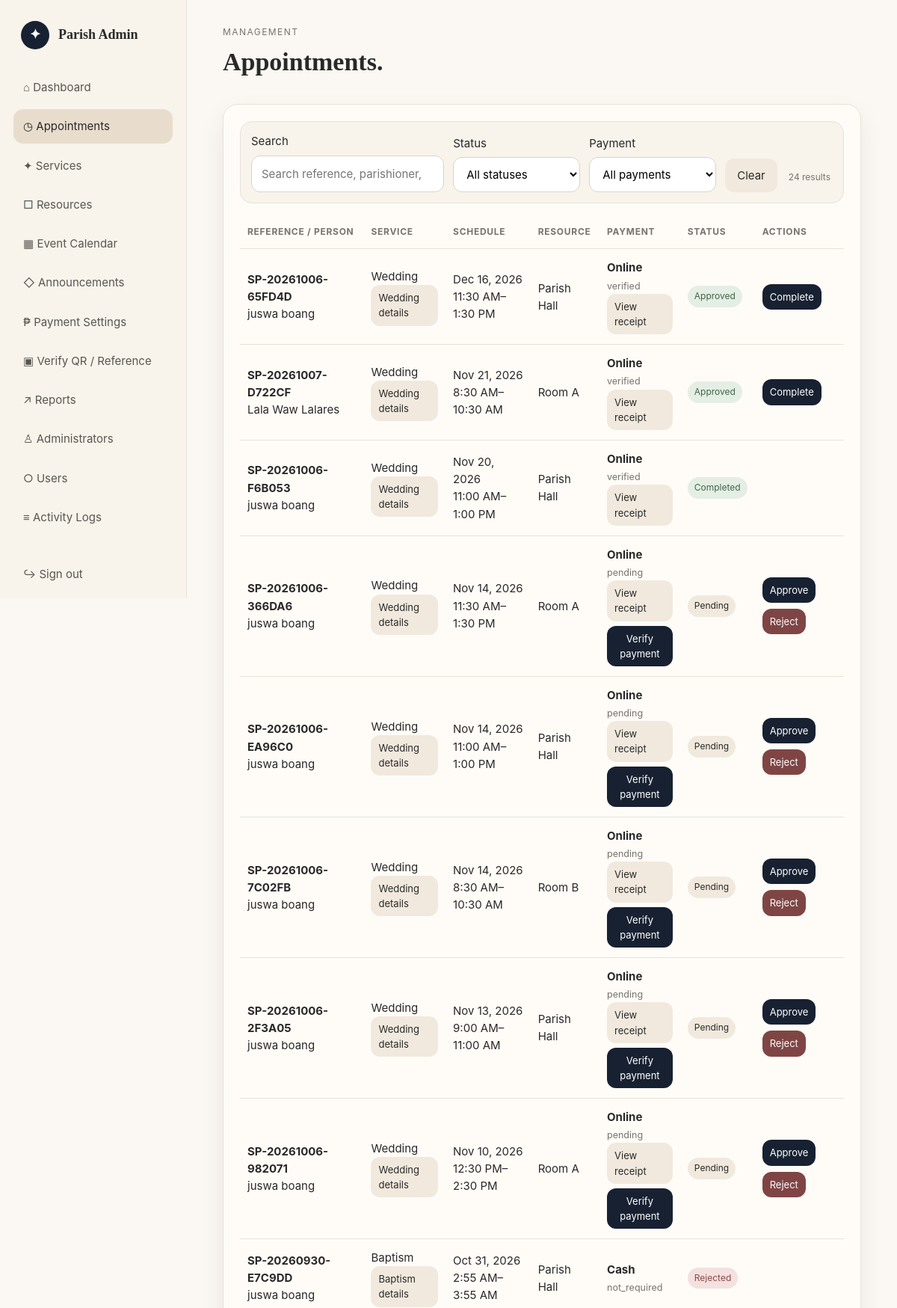
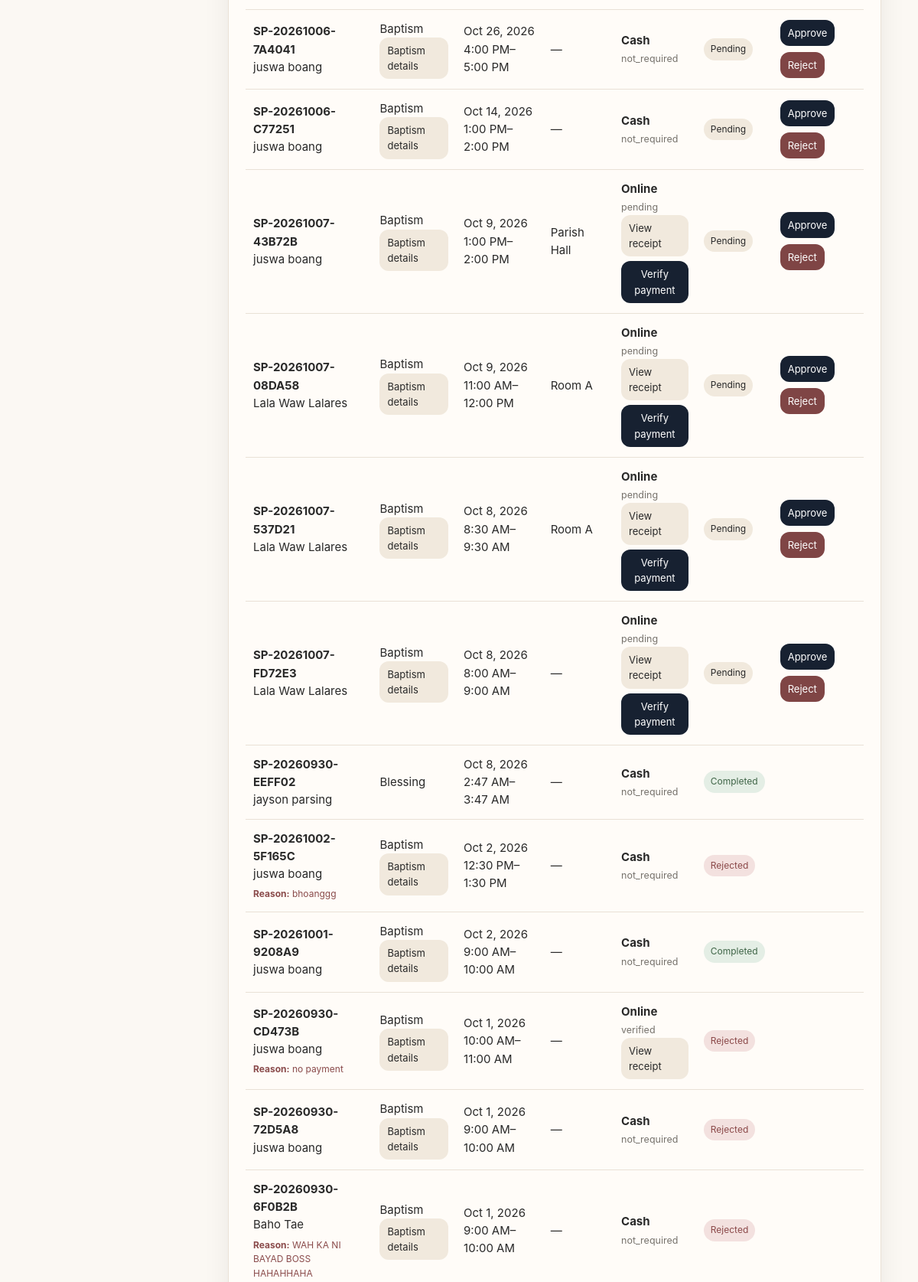
The page /admin/appointments.php (signed in, upper part) on the database its author committed (2 pictures, top to bottom).
### tables this page shows
CREATE TABLE `appointments` (
  `id` bigint(20) UNSIGNED NOT NULL,
  `reference_no` varchar(30) NOT NULL,
  `user_id` int(10) UNSIGNED NOT NULL,
  `service_id` int(10) UNSIGNED NOT NULL,
  `resource_id` int(10) UNSIGNED DEFAULT NULL,
  `appointment_date` date NOT NULL,
  `start_time` time NOT NULL,
  `end_time` time NOT NULL,
  `notes` text DEFAULT NULL,
  `status` enum('pending','approved','rejected','completed','cancelled') NOT NULL DEFAULT 'pending',
  `admin_note` text DEFAULT NULL,
  `payment_method` enum('cash','online') NOT NULL DEFAULT 'cash',
  `receipt_path` varchar(255) DEFAULT NULL,
  `payment_status` enum('not_required','pending','verified','rejected') NOT NULL DEFAULT 'not_required',
  `payment_verified_at` datetime DEFAULT NULL,
  `payment_verified_by` int(10) UNSIGNED DEFAULT NULL,
  `qr_confirmed_at` datetime DEFAULT NULL,
  `qr_confirmed_by` int(10) UNSIGNED DEFAULT NULL,
  `created_at` timestamp NOT NULL DEFAULT current_timestamp(),
  `updated_at` timestamp NOT NULL DEFAULT current_timestamp() ON UPDATE current_timestamp()
);

CREATE TABLE `users` (
  `id` int(10) UNSIGNED NOT NULL,
  `first_name` varchar(80) DEFAULT NULL,
  `middle_name` varchar(80) DEFAULT NULL,
  `last_name` varchar(80) DEFAULT NULL,
  `full_name` varchar(150) NOT NULL,
  `email` varchar(190) NOT NULL,
  `contact_number` varchar(30) NOT NULL,
  `province_code` varchar(20) DEFAULT NULL,
  `province` varchar(120) DEFAULT NULL,
  `city_municipality_code` varchar(20) DEFAULT NULL,
  `city_municipality` varchar(160) DEFAULT NULL,
  `barangay_code` varchar(20) DEFAULT NULL,
  `barangay` varchar(160) DEFAULT NULL,
  `street_purok` varchar(255) DEFAULT NULL,
  `address` varchar(500) NOT NULL,
  `birthday` date NOT NULL,
  `gender` enum('Male','Female','Other') NOT NULL,
  `password` varchar(255) NOT NULL,
  `profile_image` varchar(255) DEFAULT NULL,
  `role` enum('parishioner','admin') NOT NULL DEFAULT 'parishioner',
  `status` enum('active','inactive') NOT NULL DEFAULT 'active',
  `created_at` timestamp NOT NULL DEFAULT current_timestamp(),
  `updated_at` timestamp NOT NULL DEFAULT current_timestamp() ON UPDATE current_timestamp()
);

CREATE TABLE `services` (
  `id` int(10) UNSIGNED NOT NULL,
  `name` varchar(120) NOT NULL,
  `description` text DEFAULT NULL,
  `duration_minutes` smallint(5) UNSIGNED NOT NULL DEFAULT 60,
  `fee` decimal(10,2) NOT NULL DEFAULT 0.00,
  `image` varchar(255) DEFAULT NULL,
  `status` enum('active','inactive') NOT NULL DEFAULT 'active',
  `created_at` timestamp NOT NULL DEFAULT current_timestamp()
);

CREATE TABLE `resources` (
  `id` int(10) UNSIGNED NOT NULL,
  `name` varchar(120) NOT NULL,
  `description` text DEFAULT NULL,
  `capacity` int(10) UNSIGNED DEFAULT NULL,
  `status` enum('available','unavailable') DEFAULT 'available',
  `created_at` timestamp NOT NULL DEFAULT current_timestamp()
);

### config/helpers.php (called while the page is built, shortened)
<?php
function e(?string $v): string { return htmlspecialchars($v ?? '', ENT_QUOTES, 'UTF-8'); }

### admin/appointments.php (the view, shortened to what this page needs)
<?php
require '../config/db.php';
$sql = "SELECT a.*,s.name service_name,r.name resource_name,u.full_name person,u.email FROM appointments a JOIN services s ON s.id=a.service_id JOIN users u ON u.id=a.user_id LEFT JOIN resources r ON r.id=a.resource_id WHERE 1";
$params = [];
$sql .= ' ORDER BY a.appointment_date DESC,a.start_time DESC';
$s = $pdo->prepare($sql);
$s->execute($params);
$rows = $s->fetchAll();
?>
<!doctype html>
<html><head><meta charset="utf-8"><meta name="viewport" content="width=device-width,initial-scale=1"><title>Appointments</title><link rel="stylesheet" href="../assets/css/style.css">
</style></head><body><div class="shell"><?php include 'includes/sidebar.php'?><main class="main"><header class="topbar"><div><button class="btn light mobile-toggle" data-nav-toggle>☰</button><div class="eyebrow">Management</div><h1>Appointments.</h1></div></header>
<section class="card table-wrap" data-live-scope><div class="live-filter-bar"><label class="field live-search-field">Search<input class="search" type="search" data-live-search placeholder="Search reference, parishioner, service, resource..."></label><label class="field">Status<select data-live-filter="status"><option value="">All statuses</option><?php foreach(['pending','approved','rejected','completed','cancelled'] as $x):?><option value="<?=$x?>"><?=ucfirst($x)?></option><?php endforeach?></select></label><label class="field">Payment<select data-live-filter="payment"><option value="">All payments</option><option value="cash">Cash</option><option value="online">Online</option></select></label><button type="button" class="btn light" data-live-clear>Clear</button><span class="live-filter-meta" data-live-count></span></div><table class="table"><thead><tr><th>Reference / Person</th><th>Service</th><th>Schedule</th><th>Resource</th><th>Payment</th><th>Status</th><th>Actions</th></tr></thead><tbody data-live-list><tr data-live-empty class="live-empty" hidden><td colspan="7">No appointments match your search or filters.</td></tr>
<?php foreach($rows as $a):?><tr data-live-item data-status="<?=e(strtolower($a['status']))?>" data-payment="<?=e(strtolower($a['payment_method']??'cash'))?>" data-search="<?=e(strtolower($a['reference_no'].' '.$a['person'].' '.$a['email'].' '.$a['service_name'].' '.($a['resource_name']??'').' '.$a['appointment_date']))?>"><td><b><?=e($a['reference_no'])?></b><br><?=e($a['person'])?><?php if($a['status']==='rejected' && $a['admin_note']):?><div class="reason-preview"><b>Reason:</b> <?=e($a['admin_note'])?></div><?php endif?></td><td><?=e($a['service_name'])?><?php if(strcasecmp($a['service_name'],'Wedding')===0):?><br><a class="btn light small" href="wedding-details.php?id=<?=$a['id']?>">Wedding details</a><?php endif?><?php if(strcasecmp($a['service_name'],'Baptism')===0):?><br><a class="btn light small" href="baptism-details.php?id=<?=$a['id']?>">Baptism details</a><?php endif?></td><td><?=date('M j, Y',strtotime($a['appointment_date']))?><br><?=date('g:i A',strtotime($a['start_time']))?>–<?=date('g:i A',strtotime($a['end_time']))?></td><td><?=e($a['resource_name']??'—')?></td><td><b><?=ucfirst(e($a['payment_method']??'cash'))?></b><br><small class="muted"><?=e($a['payment_status']??'not_required')?></small><?php if(!empty($a['receipt_path'])):?><br><a class="btn light small" target="_blank" href="receipt.php?id=<?=$a['id']?>">View receipt</a><?php endif?><?php if(($a['payment_method']??'')==='online'&&($a['payment_status']??'')==='pending'):?><form method="post" style="margin-top:6px"><?=csrf_field()?><input type="hidden" name="id" value="<?=$a['id']?>"><button class="btn small" name="action" value="verify_payment">Verify payment</button></form><?php endif?></td><td><span class="badge <?=e($a['status'])?>"><?=e($a['status'])?></span></td><td>
<?php if($a['status']==='pending'):?><form method="post" class="actions"><?=csrf_field()?><input type="hidden" name="id" value="<?=$a['id']?>"><button class="btn small" name="action" value="approve">Approve</button><button type="button" class="btn danger small reject-open" data-id="<?=$a['id']?>" data-ref="<?=e($a['reference_no'])?>" data-person="<?=e($a['person'])?>">Reject</button></form><?php elseif($a['status']==='approved'):?><form method="post" class="actions"><?=csrf_field()?><input type="hidden" name="id" value="<?=$a['id']?>"><button class="btn small" name="action" value="complete">Complete</button></form><?php endif?>
</td></tr><?php endforeach?></tbody></table></section></main></div>
</body></html>

### assets/css/style.css (style rules this page uses)
:root { --bg:#fbf8f3;--card:#fffdf9;--sand:#f1e9dd;--sand2:#e8ddcc;--ink:#292929;--muted:#77736d;--navy:#172131;--line:#e9e1d6;--green:#56745d;--red:#9a5555;--shadow:0 14px 35px rgba(35,29,20,.07);--r:20px }
* { box-sizing:border-box }
body { margin:0;background:var(--bg);color:var(--ink);font:15px/1.55 Inter,ui-sans-serif,system-ui,-apple-system,"Segoe UI",sans-serif }
a { color:inherit;text-decoration:none }
button,input,select,textarea { font:inherit }
.serif,h1,h2 { font-family:Georgia,"Times New Roman",serif }
.shell { display:grid;grid-template-columns:250px 1fr;min-height:100vh }
.main { padding:34px 4vw 60px;min-width:0 }
.topbar { display:flex;justify-content:space-between;align-items:center;gap:20px;margin-bottom:30px }
.eyebrow { font-size:12px;text-transform:uppercase;letter-spacing:.12em;color:var(--muted) }
h1 { font-size:34px;margin:4px 0 0 }
.card { background:rgba(255,253,249,.9);border:1px solid var(--line);border-radius:var(--r);padding:22px;box-shadow:var(--shadow) }
.muted { color:var(--muted) }
.btn { display:inline-flex;align-items:center;justify-content:center;border:0;border-radius:12px;padding:11px 16px;background:var(--navy);color:#fff;cursor:pointer }
.btn.light { background:var(--sand);color:var(--ink) }
.btn.danger { background:#7f4545 }
.btn.small { padding:7px 10px;font-size:13px }
.actions { display:flex;gap:8px;flex-wrap:wrap }
.field { display:grid;gap:7px }
.field input,.field select,.field textarea,.search { width:100%;padding:12px 13px;border:1px solid #ddd3c5;background:#fff;border-radius:12px;outline:none }
.table-wrap { overflow:auto }
.table { width:100%;border-collapse:collapse;min-width:760px }
.table th,.table td { text-align:left;padding:13px 10px;border-bottom:1px solid var(--line);vertical-align:middle }
.table th { font-size:12px;text-transform:uppercase;letter-spacing:.06em;color:var(--muted) }
.badge { display:inline-block;padding:5px 9px;border-radius:999px;background:var(--sand);font-size:12px;text-transform:capitalize }
.badge.approved,.badge.completed { background:#e4eee5;color:#3f6547 }
.badge.rejected,.badge.cancelled { background:#f3e1df;color:#8a4848 }
.live-filter-bar { display:flex;align-items:end;gap:12px;flex-wrap:wrap;margin-bottom:16px;padding:14px;background:#f8f3eb;border:1px solid var(--line);border-radius:16px }
.live-filter-bar .field { min-width:170px;flex:1 }
.live-filter-bar .live-search-field { flex:2;min-width:240px }
.live-filter-meta { font-size:12px;color:var(--muted);padding:0 3px 10px;white-space:nowrap }

### admin/appointments.php (style rules this page uses)
.reason-preview { max-width:260px;margin-top:6px;font-size:12px;color:#8a4b4b }

### rows shown on the page
appointments: reference_no "SP-20261006-65FD4D", user.full_name "juswa boang", service.name "Wedding", appointment_date "Dec 16, 2026", start_time "11:30 AM", end_time "1:30 PM", resource.name "Parish Hall", payment_method "Online", payment_status "verified", status "Approved"
appointments: reference_no "SP-20261007-D722CF", user.full_name "Lala Waw Lalares", service.name "Wedding", appointment_date "Nov 21, 2026", start_time "8:30 AM", end_time "10:30 AM", resource.name "Room A", payment_method "Online", payment_status "verified", status "Approved"
appointments: reference_no "SP-20261006-F6B053", user.full_name "juswa boang", service.name "Wedding", appointment_date "Nov 20, 2026", start_time "11:00 AM", end_time "1:00 PM", resource.name "Parish Hall", payment_method "Online", payment_status "verified", status "Completed"
appointments: reference_no "SP-20261006-366DA6", user.full_name "juswa boang", service.name "Wedding", appointment_date "Nov 14, 2026", start_time "11:30 AM", end_time "1:30 PM", resource.name "Room A", payment_method "Online", payment_status "pending", status "Pending"
appointments: reference_no "SP-20261006-EA96C0", user.full_name "juswa boang", service.name "Wedding", appointment_date "Nov 14, 2026", start_time "11:00 AM", end_time "1:00 PM", resource.name "Parish Hall", payment_method "Online", payment_status "pending", status "Pending"
appointments: reference_no "SP-20261006-7C02FB", user.full_name "juswa boang", service.name "Wedding", appointment_date "Nov 14, 2026", start_time "8:30 AM", end_time "10:30 AM", resource.name "Room B", payment_method "Online", payment_status "pending", status "Pending"
appointments: reference_no "SP-20261006-2F3A05", user.full_name "juswa boang", service.name "Wedding", appointment_date "Nov 13, 2026", start_time "9:00 AM", end_time "11:00 AM", resource.name "Parish Hall", payment_method "Online", payment_status "pending", status "Pending"
appointments: reference_no "SP-20261006-982071", user.full_name "juswa boang", service.name "Wedding", appointment_date "Nov 10, 2026", start_time "12:30 PM", end_time "2:30 PM", resource.name "Room A", payment_method "Online", payment_status "pending", status "Pending"
appointments: reference_no "SP-20260930-E7C9DD", user.full_name "juswa boang", service.name "Baptism", appointment_date "Oct 31, 2026", start_time "2:55 AM", end_time "3:55 AM", resource.name "Parish Hall", payment_method "Cash", payment_status "not_required", status "Rejected"
appointments: reference_no "SP-20261006-7A4041", user.full_name "juswa boang", service.name "Baptism", appointment_date "Oct 26, 2026", start_time "4:00 PM", end_time "5:00 PM", resource_name "—", payment_method "Cash", payment_status "not_required", status "Pending"
appointments: reference_no "SP-20261006-C77251", user.full_name "juswa boang", service.name "Baptism", appointment_date "Oct 14, 2026", start_time "1:00 PM", end_time "2:00 PM", resource_name "—", payment_method "Cash", payment_status "not_required", status "Pending"
appointments: reference_no "SP-20261007-43B72B", user.full_name "juswa boang", service.name "Baptism", appointment_date "Oct 9, 2026", start_time "1:00 PM", end_time "2:00 PM", resource.name "Parish Hall", payment_method "Online", payment_status "pending", status "Pending"
appointments: reference_no "SP-20261007-08DA58", user.full_name "Lala Waw Lalares", service.name "Baptism", appointment_date "Oct 9, 2026", start_time "11:00 AM", end_time "12:00 PM", resource.name "Room A", payment_method "Online", payment_status "pending", status "Pending"
appointments: reference_no "SP-20261007-537D21", user.full_name "Lala Waw Lalares", service.name "Baptism", appointment_date "Oct 8, 2026", start_time "8:30 AM", end_time "9:30 AM", resource.name "Room A", payment_method "Online", payment_status "pending", status "Pending"
appointments: reference_no "SP-20261007-FD72E3", user.full_name "Lala Waw Lalares", service.name "Baptism", appointment_date "Oct 8, 2026", start_time "8:00 AM", end_time "9:00 AM", resource_name "—", payment_method "Online", payment_status "pending", status "Pending"
appointments: reference_no "SP-20260930-EEFF02", user.full_name "jayson parsing", service.name "Blessing", appointment_date "Oct 8, 2026", start_time "2:47 AM", end_time "3:47 AM", resource_name "—", payment_method "Cash", payment_status "not_required", status "Completed"
appointments: reference_no "SP-20261002-5F165C", user.full_name "juswa boang", admin_note "bhoanggg", service.name "Baptism", appointment_date "Oct 2, 2026", start_time "12:30 PM", end_time "1:30 PM", resource_name "—", payment_method "Cash", payment_status "not_required", status "Rejected"
appointments: reference_no "SP-20261001-9208A9", user.full_name "juswa boang", service.name "Baptism", appointment_date "Oct 2, 2026", start_time "9:00 AM", end_time "10:00 AM", resource_name "—", payment_method "Cash", payment_status "not_required", status "Completed"
appointments: reference_no "SP-20260930-CD473B", user.full_name "juswa boang", admin_note "no payment", service.name "Baptism", appointment_date "Oct 1, 2026", start_time "10:00 AM", end_time "11:00 AM", resource_name "—", payment_method "Online", payment_status "verified", status "Rejected"
appointments: reference_no "SP-20260930-72D5A8", user.full_name "juswa boang", service.name "Baptism", appointment_date "Oct 1, 2026", start_time "9:00 AM", end_time "10:00 AM", resource_name "—", payment_method "Cash", payment_status "not_required", status "Rejected"
appointments: reference_no "SP-20260930-6F0B2B", user.full_name "Baho Tae", admin_note "WAH KA NI BAYAD BOSS HAHAHHAHA", service.name "Baptism", appointment_date "Oct 1, 2026", start_time "9:00 AM", end_time "10:00 AM", resource_name "—", payment_method "Cash", payment_status "not_required", status "Rejected"

### other values the page prints
$label "⌂ Dashboard"
$label "◷ Appointments"
$label "✦ Services"
$label "□ Resources"
$label "▦ Event Calendar"
$label "◇ Announcements"
$label "₱ Payment Settings"
$label "▣ Verify QR / Reference"
$label "↗ Reports"
$label "♙ Administrators"
$label "○ Users"
$label "≡ Activity Logs"
